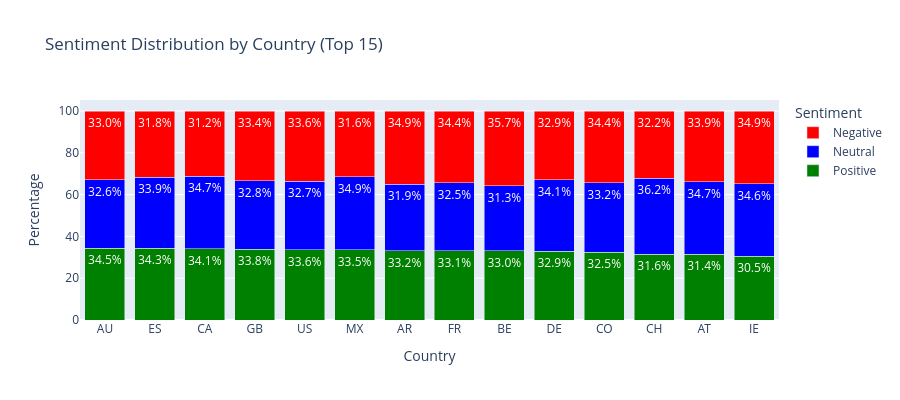

The code cell stored with this chart in its notebook:
### Code cell
country_sentiment = pd.crosstab(df['country'], df['sentiment'], normalize='index') * 100
country_sentiment = country_sentiment.sort_values('positive', ascending=False)

fig= go.Figure()
for sentiment in ['positive', 'neutral', 'negative']:
    if sentiment in country_sentiment.columns:
        fig.add_trace(go.Bar(
            name=sentiment.capitalize(),
            x=country_sentiment.index[:15],
            y=country_sentiment[sentiment].values[:15],
            marker_color=['green', 'blue', 'red'][['positive', 'neutral', 'negative'].index(sentiment)],
            text=country_sentiment[sentiment].round(1).astype(str) + '%',
            textposition='inside'
        ))
fig.update_layout(
    title_text="Sentiment Distribution by Country (Top 15)",
    yaxis_title="Percentage",
    xaxis_title="Country",
    height=400,
    barmode='stack',
    legend_title="Sentiment"
)
fig.show()

### Figure 1 — Plotly figure (JSON) as saved in the notebook; plotly's stock layout.template omitted (floating-point values rounded to 4 significant figures)
{"data": [{"marker": {"color": "green"}, "name": "Positive", "text": ["34.5%", "34.3%", "34.1%", "33.8%", "33.6%", "33.5%", "33.2%", "33.1%", "33.0%", "32.9%", "32.5%", "31.6%", "31.4%", "30.5%"], "textposition": "inside", "type": "bar", "x": ["AU", "ES", "CA", "GB", "US", "MX", "AR", "FR", "BE", "DE", "CO", "CH", "AT", "IE"], "y": [34.45, 34.35, 34.14, 33.81, 33.64, 33.51, 33.17, 33.14, 33.02, 32.95, 32.47, 31.57, 31.37, 30.54]}, {"marker": {"color": "blue"}, "name": "Neutral", "text": ["32.6%", "33.9%", "34.7%", "32.8%", "32.7%", "34.9%", "31.9%", "32.5%", "31.3%", "34.1%", "33.2%", "36.2%", "34.7%", "34.6%"], "textposition": "inside", "type": "bar", "x": ["AU", "ES", "CA", "GB", "US", "MX", "AR", "FR", "BE", "DE", "CO", "CH", "AT", "IE"], "y": [32.57, 33.88, 34.67, 32.78, 32.74, 34.92, 31.89, 32.5, 31.29, 34.13, 33.16, 36.21, 34.74, 34.55]}, {"marker": {"color": "red"}, "name": "Negative", "text": ["33.0%", "31.8%", "31.2%", "33.4%", "33.6%", "31.6%", "34.9%", "34.4%", "35.7%", "32.9%", "34.4%", "32.2%", "33.9%", "34.9%"], "textposition": "inside", "type": "bar", "x": ["AU", "ES", "CA", "GB", "US", "MX", "AR", "FR", "BE", "DE", "CO", "CH", "AT", "IE"], "y": [32.98, 31.77, 31.19, 33.4, 33.62, 31.57, 34.94, 34.37, 35.69, 32.92, 34.36, 32.22, 33.9, 34.9]}], "layout": {"barmode": "stack", "height": 400, "legend": {"title": {"text": "Sentiment"}}, "title": {"text": "Sentiment Distribution by Country (Top 15)"}, "xaxis": {"title": {"text": "Country"}}, "yaxis": {"title": {"text": "Percentage"}}}}
